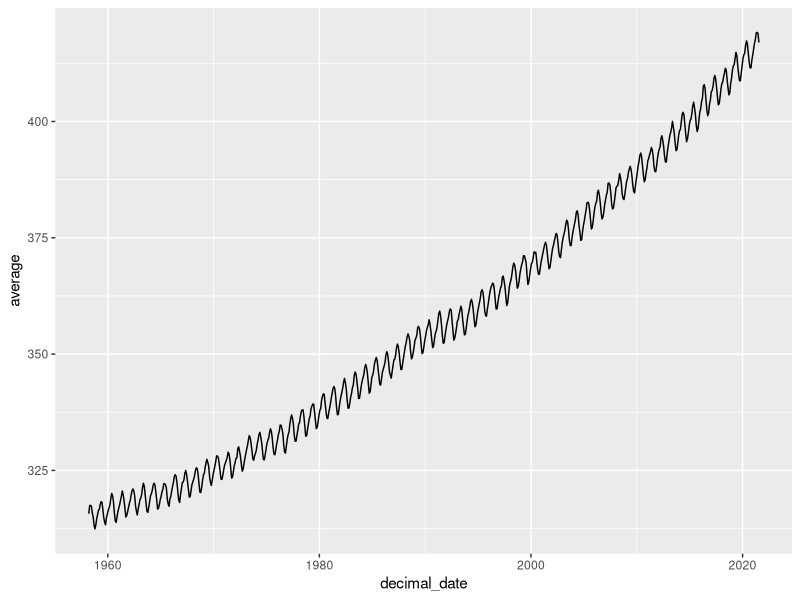
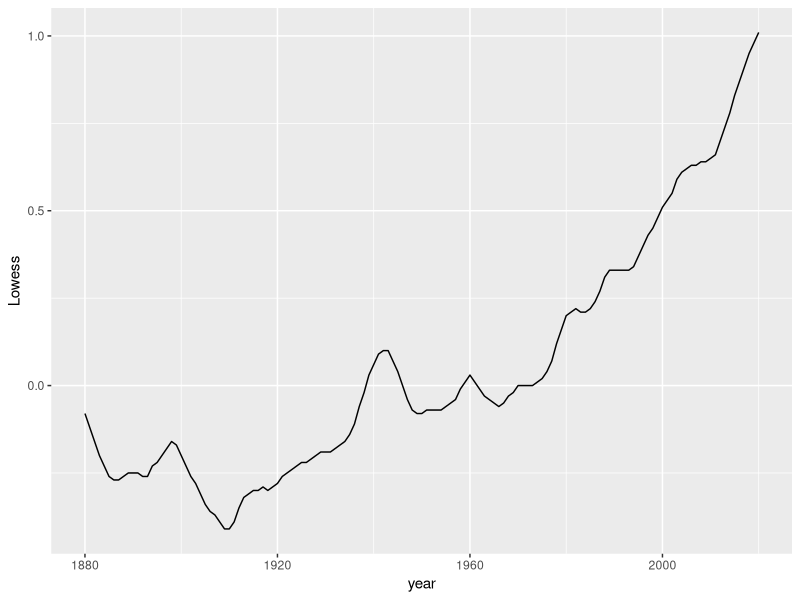
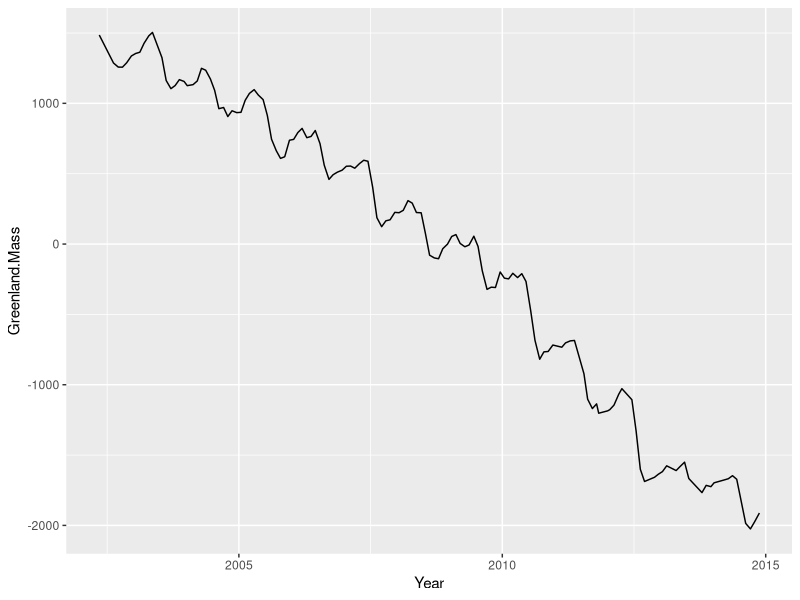
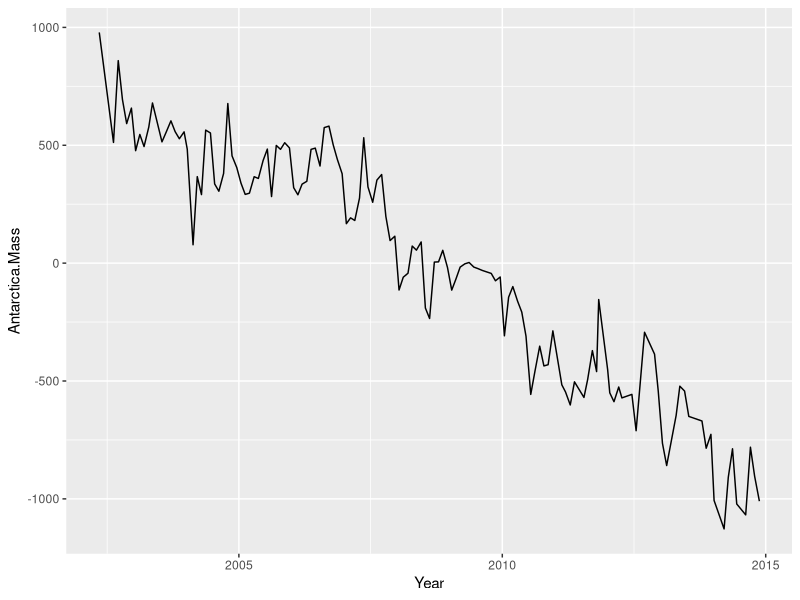
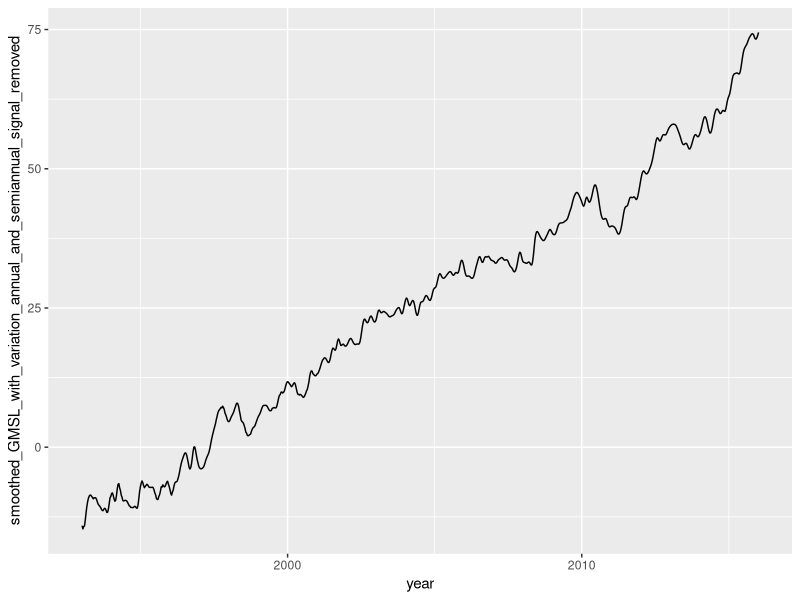
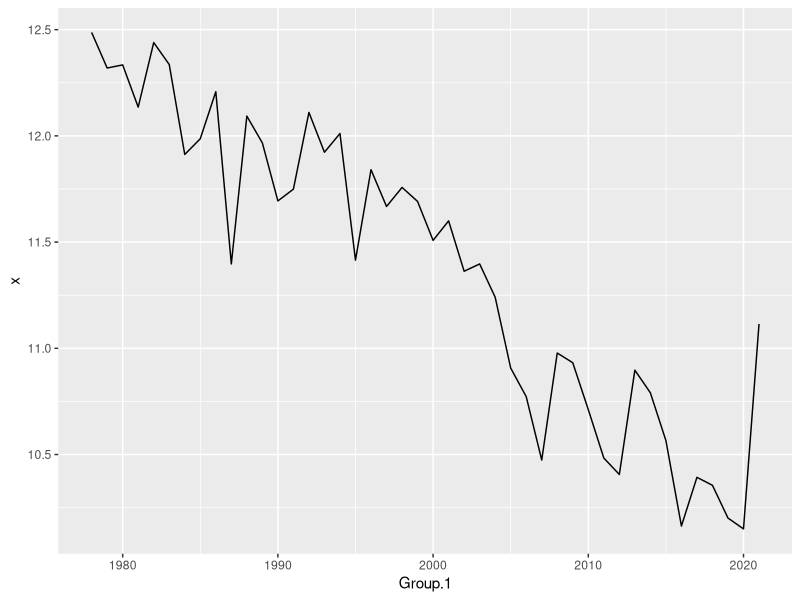

Source code (R) for these figures, in order: (Note: this script raises an error after producing the figures.)
## ---- chunk 1
library(tidyverse)
library(dplyr)
## ---- chunk 2

co2 <- 
read_table("co2_mm_mlo.txt", 
                  comment="#",
                  col_names = c("year", "month", "decimal_date", "average",
                                "interpolated", "trend", "days"),
                  na = c("-1", "-99.99"))
co2
## ---- chunk 3
ggplot(co2, aes(x = decimal_date, y = average)) + geom_line() 

## ---- chunk 4
gt <- read_table("647_Global_Temperature_Data_File.txt", 
                  comment="#",
                 col_names = c("year","NoSmoothing","Lowess"))
gt
## ---- chunk 5
ggplot(gt, aes(x =year, y =Lowess)) + geom_line() 
## ---- chunk 6
icesheet <- read.csv("499_GRN_ANT_mass_changes.csv",
                     col.names=c("Year","Greenland Mass","Antarctica Mass"))

icesheet
## ---- chunk 7

ggplot(icesheet, aes(x =Year, y =Greenland.Mass)) + geom_line()
ggplot(icesheet, aes(x =Year, y =Antarctica.Mass)) + geom_line()
## ---- chunk 8
globalsea <- read_table("globalsea.txt", 
                  comment="#",
                 col_names = c("altimeter type", "merged file cycle", "year", "number of observations", "number of weighted observations", "GMSL (GIA not applied)", "Standard Deviation of GMSL (GIA not applied)","smoothed GMSL variation (GIA not applied)", "GMSL (GIA applied)", "Standard Deviation of GMSL (GIA applied)", "smoothed GMSL with variation (GIA applied)", "smoothed_GMSL_with_variation_annual_and_semiannual_signal_removed"),
                  na = "99900")
globalsea
## ---- chunk 9
ggplot(globalsea, aes(x =year, y =smoothed_GMSL_with_variation_annual_and_semiannual_signal_removed)) + geom_line()
## ---- chunk 10
seaice <- read.csv("seaice.csv")
seaice
seaice_agg <- aggregate(seaice[, 4], list(seaice$Year), mean)
seaice_agg
## ---- chunk 11
seaicep <- ggplot(seaice_agg, aes(x =Group.1, y =x)) + geom_line()
seaicep
## ---- chunk 12
icecore <- read_table("icecore.co2.txt", 
                  comment="#",
                 col_names = c("Depth","AgeoftheIce","MeanAgeoftheAir","co2concentrations"))
rev_icecore <- icecore[nrow(icecore):1, ]
icecore
rev_icecore
## ---- chunk 13
icecoreco2 <- ggplot(icecoret, aes(x =MeanAgeoftheAir, y =co2concentrations)) + geom_line()
icecoreco2
## ---- chunk 14
co2mauna <- read_table("co2_mauna.txt", 
                  comment="#",
                 col_names = c("Year","Mean","Unc"))
co2mauna
## ---- chunk 15
co2mp <- ggplot(co2mauna, aes(x =Year, y =Mean)) + geom_line()
co2mp
